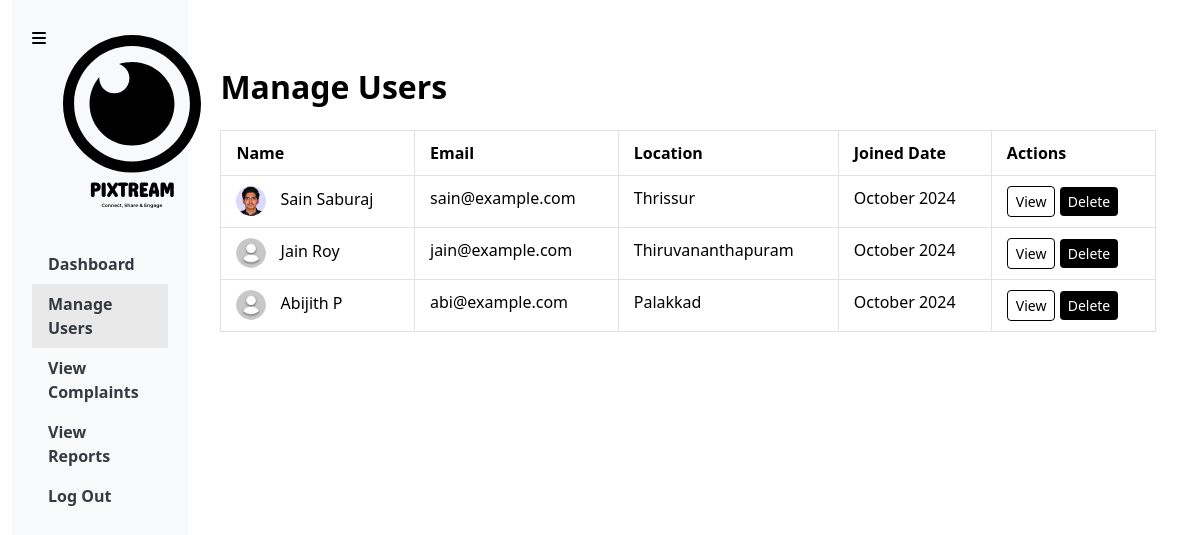
Page /admin_users.php (signed in) on the earlier database version.
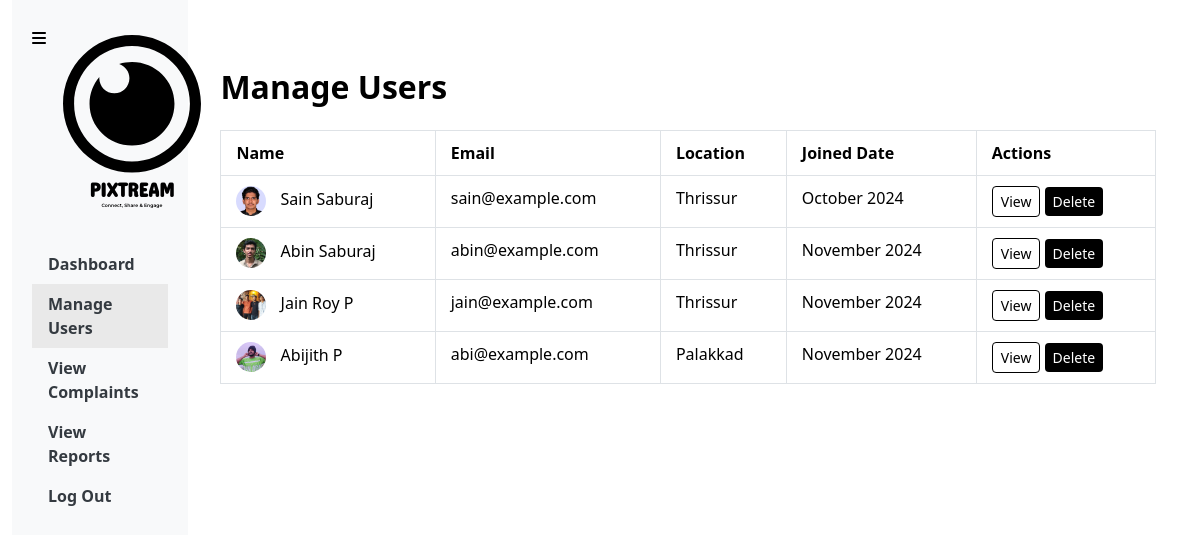
Same page on the later database version.
### tables this page shows
CREATE TABLE `users` (
  `id` bigint(20) NOT NULL,
  `name` varchar(100) DEFAULT NULL,
  `username` varchar(191) DEFAULT NULL,
  `email` varchar(191) DEFAULT NULL,
  `password` varchar(255) DEFAULT NULL,
  `bio` text DEFAULT NULL,
  `profile_picture` varchar(255) DEFAULT 'default.png',
  `location` varchar(255) DEFAULT NULL,
  `created_at` timestamp NOT NULL DEFAULT current_timestamp()
);

### admin_users.php (the view, shortened to what this page needs)
<?php
include 'dbconfig.php';
$sql = "SELECT * FROM users";
$result = $conn->query($sql);
?>
<!DOCTYPE html>
<html lang="en">
<head>
    <link rel="stylesheet" href="node_modules/bootstrap/dist/css/bootstrap.min.css">
    <link rel="stylesheet" href="library-files/fontawesome/css/all.min.css">
    <link rel="stylesheet" href="assets/css/me.css">
</head>
<body>
    <button class="btn mybtn-outline toggle-btn" id="sidebarToggle"><i class="fa-solid fa-bars"></i></button>
    <div class="container-fluid d-flex admin-2divs">
        <div class="sidebar" id="sidebar">
            <div class="text-center mb-4">
                <img src="assets/img/LOGO_text.svg" width="200" alt="PIXTREAM Logo">
            </div>
            <ul class="nav flex-column">
                <li class="nav-item">
                    <a class="nav-link" href="admin_dashboard.php">
                        <b>Dashboard</b>
                    </a>
                </li>
                <li class="nav-item">
                    <a class="nav-link active-now" href="#">
                        <b>Manage Users</b>
                    </a>
                </li>
                <li class="nav-item">
                    <a class="nav-link" href="admin_complaints.php">
                        <b>View Complaints</b>
                    </a>
                </li>
                <li class="nav-item">
                    <a class="nav-link" href="admin_reports.php">
                        <b>View Reports</b>
                    </a>
                </li>
                <li class="nav-item">
                    <a class="nav-link" href="logout.php">
                        <b>Log Out</b>
                    </a>
                </li>
            </ul>
        </div>
        <div class="content table-main" id="mainContent">
            <div class="container my-5 table-contain">
                <h2 class="mb-4"><b>Manage Users</b></h2>
                <div class="table-container" id="tableContainer">
                    <table class="table table-bordered table-hover admin-table">
                        <thead>
                            <tr>
                                <th>Name</th>
                                <th>Email</th>
                                <th>Location</th>
                                <th>Joined Date</th>
                                <th>Actions</th>
                            </tr>
                        </thead>
                        <tbody>
                        <?php
                        if ($result->num_rows > 0) {
                            while ($row = $result->fetch_assoc()) {
                                $profile_picture = !empty($row['profile_picture']) && file_exists("profile_picture/{$row['profile_picture']}")
                                    ? $row['profile_picture']
                                    : 'profile_picture/default.png';
                                echo "<tr>";
                                echo "<td><img src='profile_picture/$profile_picture' alt='User DP' class='user-img'> {$row['name']}</td>";
                                echo "<td>{$row['email']}</td>";
                                echo "<td>{$row['location']}</td>";
                                echo "<td>" . date('F Y', strtotime($row['created_at'])) . "</td>";
                                echo "<td>
                                        <button class='btn mybtn-outline btn-sm'>View</button>
                                        <button class='btn mybtn btn-sm'>Delete</button>
                                    </td>";
                                echo "</tr>";
                            }
                        } else {
                            echo "<tr><td colspan='6' class='text-center'>No users found</td></tr>";
                        }
                        ?>
                        </tbody>
                    </table>
                </div>
            </div>
        </div>
    </div>
</body>
</html>

### assets/css/me.css (style rules this page uses)
:root { --bs-body-font-weight: 400; }
body { color: black !important; }
li { cursor: pointer; }
.mybtn { background-color: black; color: white; border: none; }
.mybtn-outline { border: 1px solid black; color: black; }
a { color: inherit; text-decoration: none; }
.content { padding: 10px; border-radius: 5px; }
.sidebar { height: 100vh; background-color: #f8f9fa; transition: width 0.3s; padding: 20px; width: 15%; }
.active-now { background-color: #e9e9e9; }
.content { transition: margin-left 0.3s; margin-left: 50px; padding: 20px; }
.toggle-btn { position: fixed; top: 20px; left: 20px; z-index: 1000; border: none; }
.sidebar .nav-link { color: #343a40; }
.user-img { width: 30px; height: 30px; border-radius: 50%; margin-right: 10px; }
.admin-table { width: 100%; }
.admin-2divs { display: flex; height: 100vh; }
.content { margin-left: 0%; flex: 1; padding: 20px; }
.table-container { width: 100%; overflow-x: auto; }
.admin-table { width: 100%; border-collapse: collapse; }
.table th, .table td { padding: 10px 15px; white-space: nowrap; }

Differences in the rows shown:
added users: profile_picture (picture), name "Abin Saburaj", email "abin@example.com", location "Thrissur", created_at "November 2024"
changed users "jain@example.com": profile_picture: picture added in place of a placeholder; name "Jain Roy" → "Jain Roy P"; location "Thiruvananthapuram" → "Thrissur"; created_at "October 2024" → "November 2024"
changed users "Abijith P": profile_picture: picture added in place of a placeholder; created_at "October 2024" → "November 2024"
